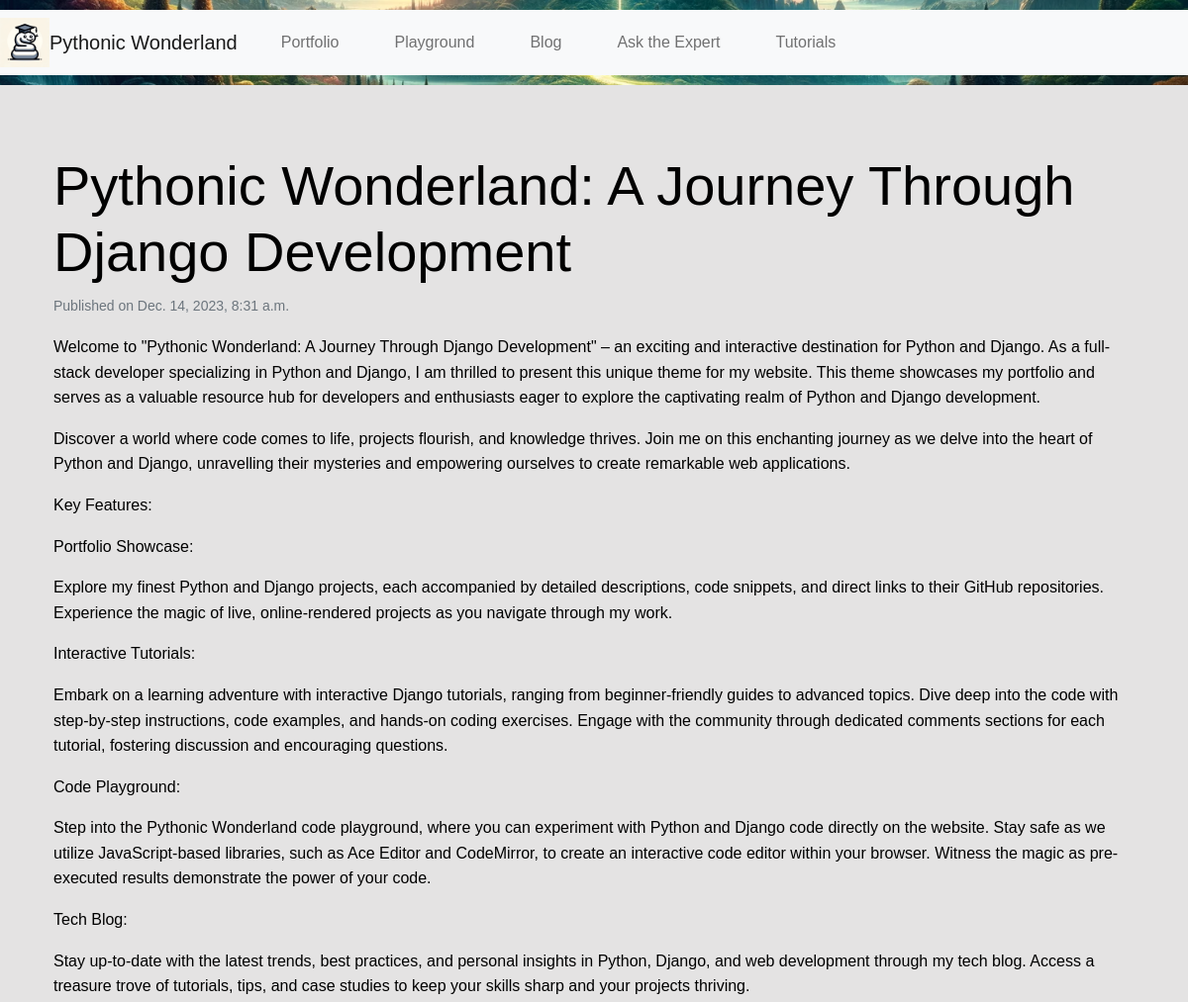
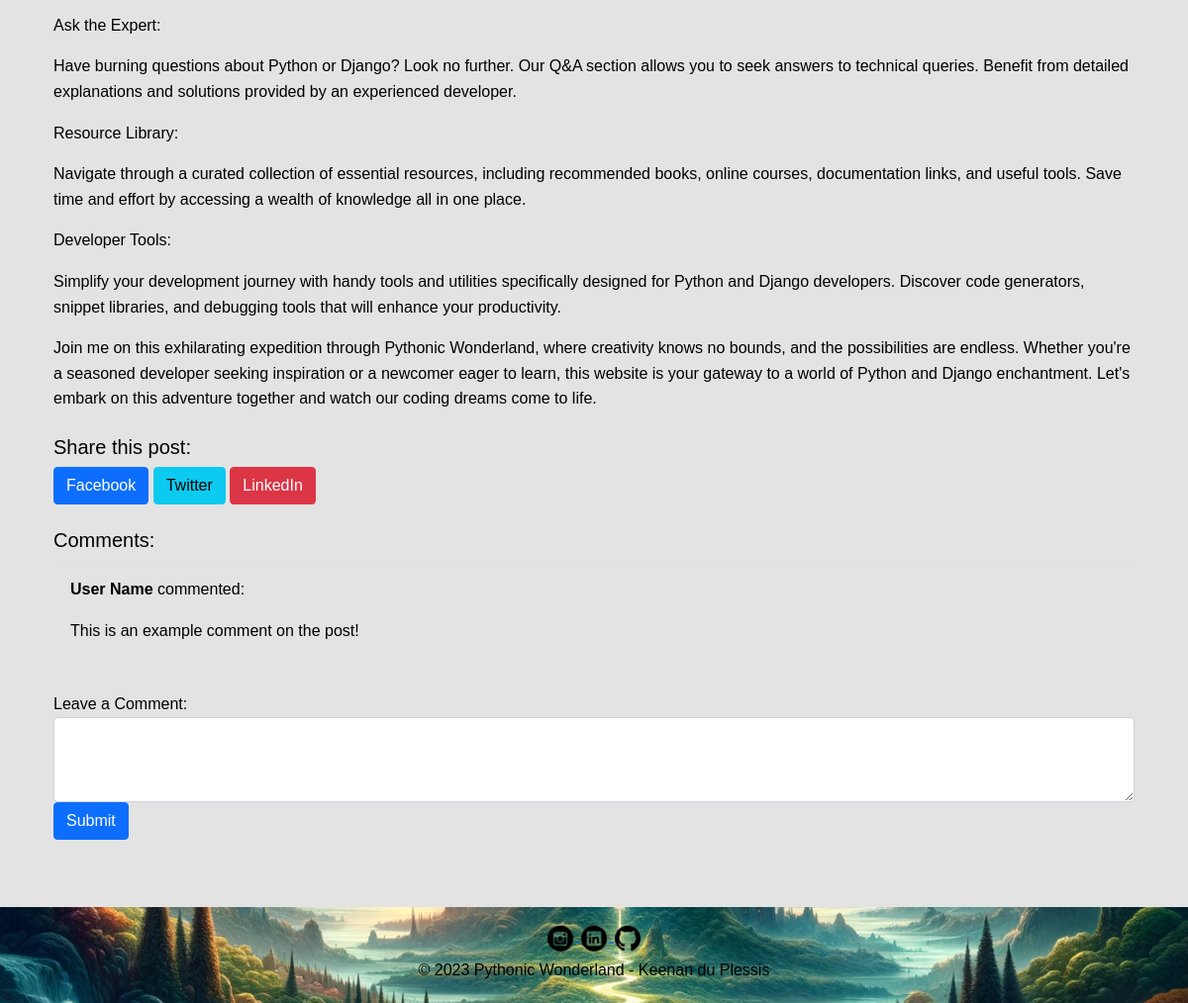
Page /blog/post/1/ on the committed database (2 pictures, top to bottom).
### blog/models.py (models this page shows, shortened)
class Post(models.Model):
    title = models.CharField(max_length=200)
    content = models.TextField()
    created_date = models.DateTimeField(default=timezone.now)
    published_date = models.DateTimeField(blank=True, null=True)

### blog/views.py (the view)
# urls.py: path('post/<int:pk>/', views.post_detail, name='post_detail'),
def post_detail(request, pk):
    post = get_object_or_404(Post, pk=pk)
    return render(request, 'blog/post_detail.html', {'post': post})

### blog/templates/blog/post_detail.html
{% extends 'base.html' %}
{% block content %}
  <div class="container mt-4">
    <h1 class="display-4">{{ post.title }}</h1>
    <p class="text-muted">
      <small>Published on {{ post.published_date }}</small>
    </p>
    <div class="mt-3">
      <p>{{ post.content|linebreaks }}</p>
    </div>
    <div class="my-4">
      <h5>Share this post:</h5>
      <button class="btn btn-primary mr-2">Facebook</button>
      <button class="btn btn-info mr-2">Twitter</button>
      <button class="btn btn-danger">LinkedIn</button>
    </div>
    <div class="my-4">
      <h5>Comments:</h5>
      <div class="border rounded p-3">
        <p><strong>User Name</strong> commented:</p>
        <p>This is an example comment on the post!</p>
      </div>
      <form class="mt-3">
        <div class="form-group">
          <label for="comment">Leave a Comment:</label>
          <textarea class="form-control" id="comment" rows="3"></textarea>
        </div>
        <button type="submit" class="btn btn-primary">Submit</button>
      </form>
    </div>
  </div>
{% endblock %}

### portfolio/static/css/style.css (style rules this page uses)
body { font-family: Arial, sans-serif; line-height: 1.6; margin: 0; padding: 0; background: #e4e3e3; color: #000000; }

### rows in the picture
Post: title "Pythonic Wonderland: A Journey Through Django Development", published_date "Dec. 14, 2023, 8:31 a.m.", content "Welcome to \"Pythonic Wonderland: A Journey Through Django Development\" – an exciting and interactive destination for Python and Django. As a full-stack developer specializing in Python and Django, I am thrilled to present this unique theme for my website. This theme showcases my portfolio and serves as a valuable resource hub for developers and enthusiasts eager to explore the captivating realm of Python and Django development. Discover a world where code comes to life, projects flourish, and knowledge thrives. Join me on this enchanting journey as we delve into the heart of Python and Django, unravelling their mysteries and empowering ourselves to create remarkable web applications. Key…"
